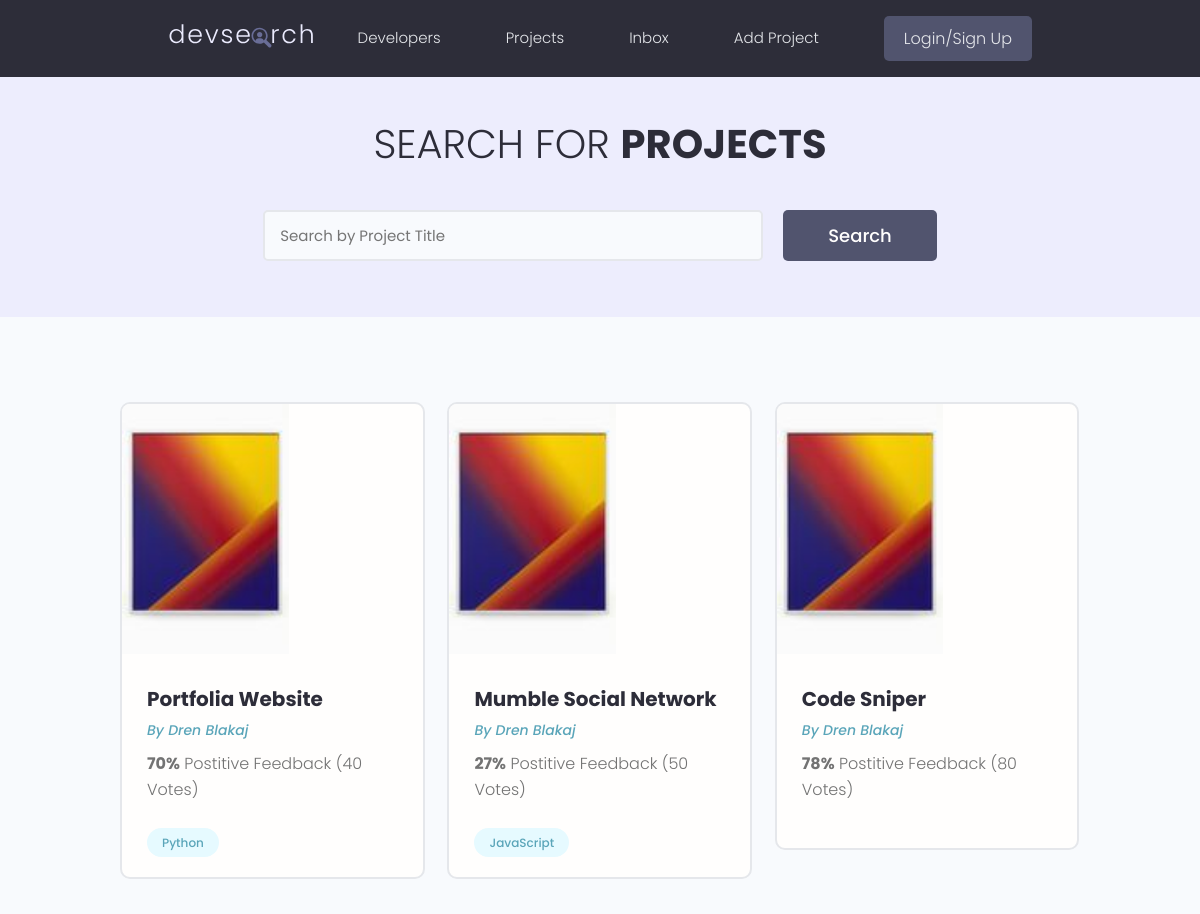
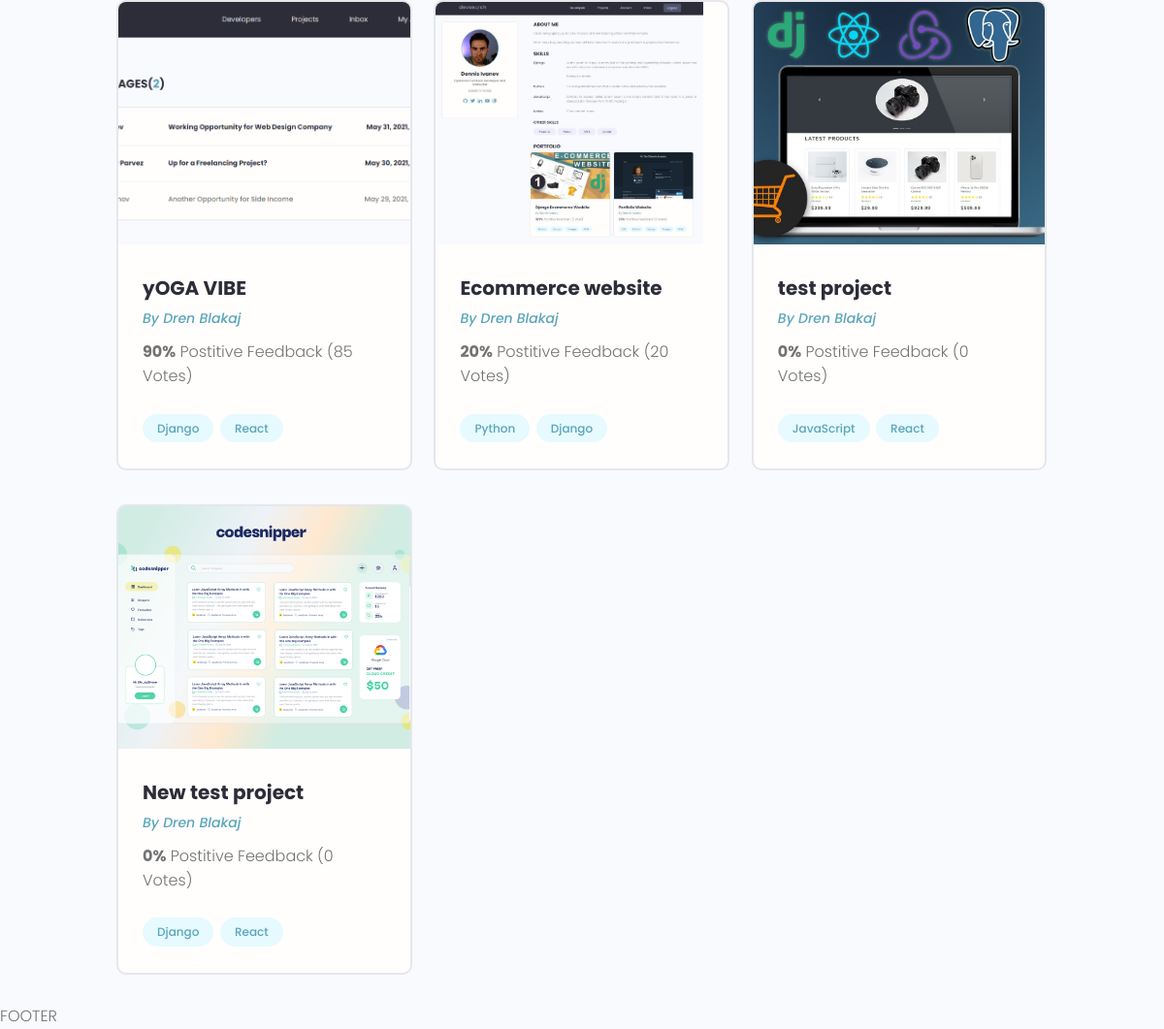
The app's page /, older data (2 pictures, top to bottom).
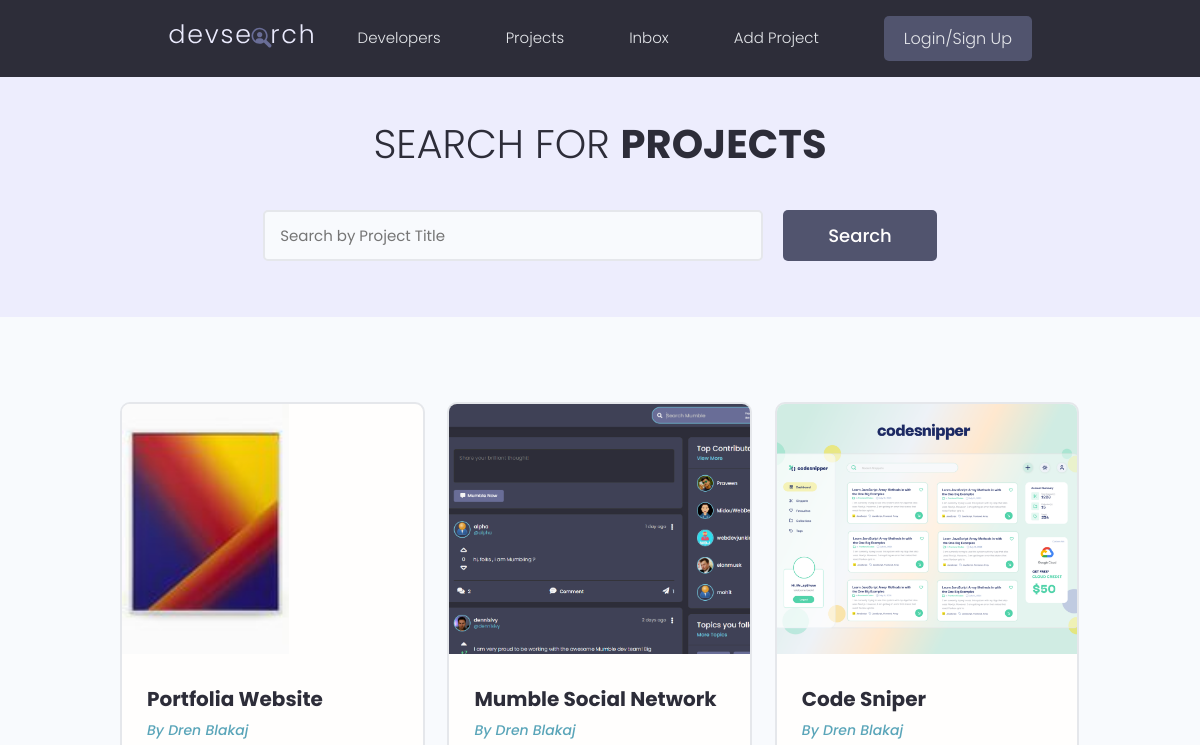
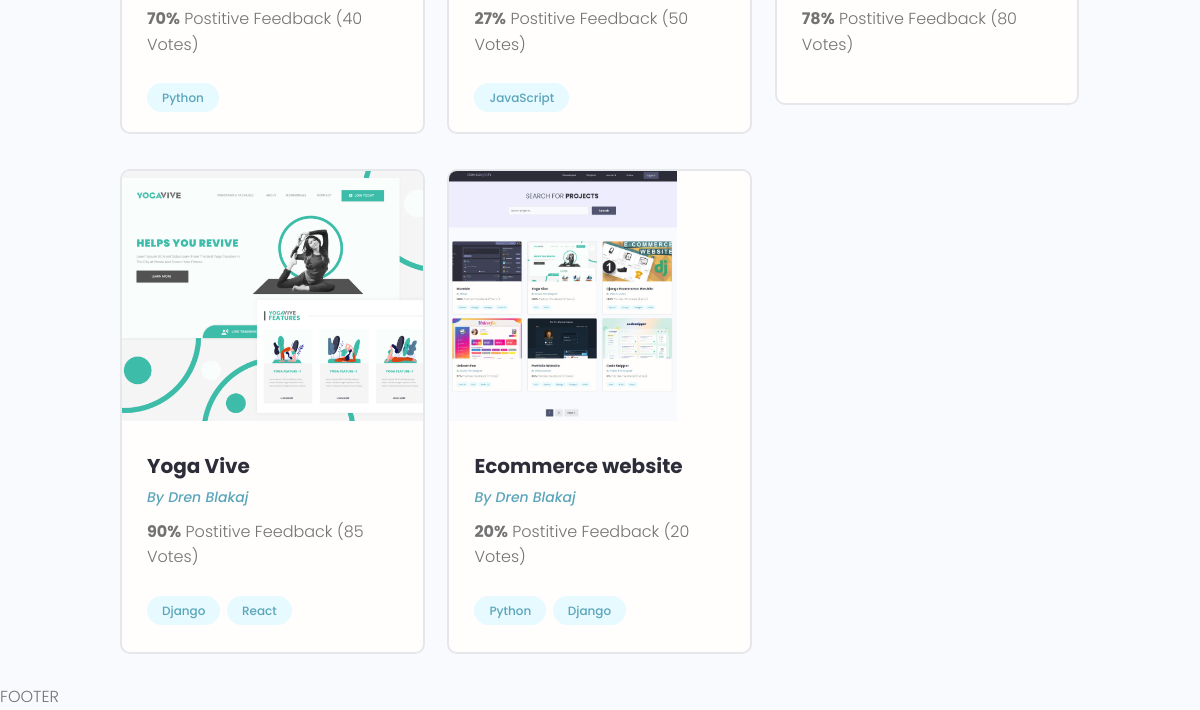
The same page, newer data (2 pictures, top to bottom).
### projects/models.py (models this page shows, shortened)
class Project(models.Model):
    title=models.CharField(max_length=200)
    description=models.TextField(null=True, blank=True)
    featured_image=models.ImageField(null=True, blank=True, default="default.jpg")
    demo_link=models.CharField(max_length=2000, null=True, blank=True)
    source_link=models.CharField(max_length=2000, null=True, blank=True)
    tags=models.ManyToManyField('Tag', blank=True)
    vote_total=models.IntegerField(default=0, null=True, blank=True)
    vote_ratio=models.IntegerField(default=0, null=True, blank=True)
    created=models.DateTimeField(auto_now_add=True)
    id=models.UUIDField(default=uuid.uuid4, unique=True, primary_key=True, editable=False)

class Tag(models.Model):
    name=models.CharField(max_length=500)
    created = models.DateTimeField(auto_now_add=True)
    id = models.UUIDField(default=uuid.uuid4, unique=True, primary_key=True, editable=False)
    def __str__(self):
        return  self.name

### projects/views.py (the view)
# urls.py: path('', include('projects.urls'))
def projects(request):
    projects=Project.objects.all()
    context={'projects':projects}
    return render(request, 'projects/projects.html',context)

### projects/templates/projects/projects.html (shortened to what this page needs)
{% extends 'main.html' %}
{% block content %}
  <main class="projects">
    <section class="hero-section text-center">
      <div class="container container--narrow">
        <div class="hero-section__box">
          <h2>Search for <span>Projects</span></h2>
        </div>
        <div class="hero-section__search">
          <form class="form" action="#" method="get">
            <div class="form__field">
              <input class="input input--text" id="formInput#search" type="text" name="text"
                placeholder="Search by Project Title" />
            </div>
            <input class="btn btn--sub btn--lg" type="submit" value="Search" />
          </form>
        </div>
      </div>
    </section>
    <section class="projectsList">
      <div class="container">
        <div class="grid grid--three">
            {% for project in projects %}
          <div class="column">
            <div class="card project">
              <a href="{% url 'project' project.id %}" class="project">
                <img class="project__thumbnail" src="{{ project.featured_image.url }}" alt="project thumbnail" />
                <div class="card__body">
                  <h3 class="project__title">{{ project.title }}</h3>
                  <p><a class="project__author" href="{% url 'project' project.id %}">By Dren Blakaj</a></p>
                  <p class="project--rating">
                    <span style="font-weight: bold;">{{ project.vote_ratio }}%</span> Postitive
                    Feedback ({{ project.vote_total }} Vote{{ project.vote_total|pluralize:"s" }})
                  </p>
                  <div class="project__tags">
                      {% for tag in project.tags.all %}
                    <span class="tag tag--pill tag--main">
                      <small>{{ tag }}</small>
                    </span>
                          {% endfor %}
                  </div>
                </div>
              </a>
            </div>
          </div>
            {% endfor %}
        </div>
      </div>
    </section>
  </main>
{% endblock content %}

### templates/main.html (shortened to what this page needs)
<!DOCTYPE html>
{% load static %}
<html lang="en">
<head>
  <link rel="stylesheet" href="https://cdn.iconmonstr.com/1.3.0/css/iconmonstr-iconic-font.min.css" />
  <link rel="stylesheet" href="{% static 'uikit/styles/uikit.css' %}" />
  <link rel="stylesheet" href="{% static 'styles/app.css' %}" />
</head>
<body>
{% include 'navbar.html' %}
{% block content %}
{% endblock content %}
<p>FOOTER</p>
</body>
</html>

### templates/navbar.html (shortened to what this page needs)
{% load static %}
  <header class="header">
    <div class="container container--narrow">
      <a href="{% url 'projects' %}" class="header__logo">
        <img src="{% static 'images/logo.svg' %}" alt="DevSearch Logo" />
      </a>
      <nav class="header__nav">
        <ul class="header__menu">
          <li class="header__menuItem"><a href="">Developers</a></li>
          <li class="header__menuItem"><a href="{% url 'projects' %}">Projects</a></li>
          <li class="header__menuItem"><a href="">Inbox</a></li>
          <li class="header__menuItem"><a href="{% url 'create-project' %}">Add Project</a></li>
            <li class="header__menuItem"><a href="" class="btn btn--sub">Login/Sign Up</a></li>
        </ul>
      </nav>
    </div>
  </header>

### static/styles/app.css (style rules this page uses)
:root { --color-sub: #2d2d39; }
.btn--sub { background-color: var(--color-sub-light); }
.card { border: 2px solid var(--color-light); }
img { width: 100%; }
.header { position: sticky; z-index: 111; background-color: var(--color-sub); padding: 1.5rem 0; }
.header > .container { display: flex; justify-content: space-between; align-items: center; }
.header__logo > img { height: 3.8rem; }
.header__nav > ul { display: inline-flex; align-items: center; list-style: none; gap: 6.5rem; }
.header__menuItem > a { color: var(--color-light); font-weight: 300; }
.hero-section { height: 40vh; display: flex; align-items: center; background-color: var(--color-sub); }
.hero-section__box { margin-bottom: 4rem; }
.hero-section__box > h2, .hero-section__box > h2 > span { font-size: 4rem; color: var(--color-light); line-height: 1.3; text-transform: uppercase; }
.hero-section__box > h2 { font-weight: 300; }
.hero-section__box > h2 > span { font-weight: 700; }
.hero-section__search > .form { display: flex; align-items: center; justify-content: center; gap: 2rem; }
.hero-section__search > .form input.input--text { width: 50rem; }
.project__author { font-size: 1.4rem; font-style: italic; }
.project--rating { margin-bottom: 1.6em; margin-top: .5em; }
.projects > .hero-section { background: var(--color-sub-lighter); height: 30vh; }
.projects .hero-section__box { margin-bottom: 2.5rem; }
.projects .hero-section__box > h2 { color: var(--color-sub); }
.projects .hero-section__box > h2 > span { font-weight: 700; color: var(--color-sub); }
.projectsList { margin-top: 8rem; }
.project__thumbnail { height: 25rem; object-fit: cover; object-position: top center; }
.project__title { font-size: 2rem; font-weight: 700; color: var(--color-sub); }

### static/uikit/styles/modules/_variables.css (style rules this page uses)
:root { --color-main: #5aa5b9; --color-main-light: #e6faff; --color-sub: #3f4156; --color-sub-light: #51546e; --color-sub-lighter: #ededfd; --color-text: #737373; --color-gray: #8b8b8b; --color-light: #e5e7eb; --color-light-gray: #767676; --color-bg: #f8fafd; --color-white: #fffefd; --color-white-light: #f3f3f3; --color-success: #359e64; --color-success-bg: #def8e8; --color-error: #fc4b0b; --color-error-bg: #fff2ee; --font-base: 'Poppins', arial, helvetica, 'Segoe UI', roboto, ubuntu, sans-serif; --font-monospace: 'Fira Code', 'Courier New', courier, monospace; --font-regular: 300; --font-medium: 500; --font-bold: 700; --generic-shadow: 1px 1px 5px #00000010; --generic-transition: all 0.3s ease-in-out; }

### static/uikit/styles/modules/_base.css (style rules this page uses)
* { margin: 0; padding: 0; box-sizing: border-box; text-rendering: optimizeLegibility; color: inherit; font-size: inherit; }
html { font-size: 50%; }
@media only screen and (min-width: 480px) { html { font-size: 56.25%; } }
@media only screen and (min-width: 1200px) { html { font-size: 62.5%; } }
body { line-height: 1.6; font-weight: 400; font-size: 1.5rem; color: var(--color-text); background-color: var(--color-bg); min-height: 100vh; }

### static/uikit/styles/modules/_typography.css (style rules this page uses)
* { font-family: var(--font-base); }
h2 { font-size: 3.6rem; font-weight: var(--font-bold); }
h3 { font-size: 3.2rem; font-weight: var(--font-medium); }
p, span, strong { font-size: 1.6rem; color: var(--color-text); font-weight: var(--font-regular); }
a { padding-bottom: 2px; text-decoration: none; display: inline-block; color: var(--color-main); font-weight: var(--font-medium); }

### static/uikit/styles/modules/_utilities.css (style rules this page uses)
.container { width: 92%; max-width: 165rem; margin: 0 auto; box-sizing: border-box; }
.container--narrow { width: 92%; max-width: 120rem; }
@media screen and (min-width: 1000px) { .container { width: 90%; } }
@media screen and (min-width: 1000px) { .container--narrow { width: 85%; } }
@media screen and (min-width: 1200px) { .container { width: 80%; } }
@media screen and (min-width: 1200px) { .container--narrow { width: 72%; } }
.text-center { text-align: center; }

### static/uikit/styles/modules/_button.css (style rules this page uses)
.btn { display: inline-block; position: relative; cursor: pointer; background-color: var(--color-light); font-weight: var(--font-medium); color: var(--color-sub); text-decoration: none; padding: 1rem 2rem; border-radius: 0.5rem; border: none; width: -webkit-fit-content; width: -moz-fit-content; width: fit-content; height: -webkit-fit-content; height: -moz-fit-content; height: fit-content; font-size: 1.6rem; outline-width: 0; outline-color: transparent; -webkit-backface-visibility: hidden; backface-visibility: hidden; transition: all 0.3s ease-in-out; }
.btn--sub { background-color: var(--color-sub); color: var(--color-white); }
.btn--lg { font-size: 1.8rem; padding: 1.2rem 4.5rem; }

Row changes from the older to the newer data that the page shows:
removed Project: featured_image (picture), title "test project", vote_ratio "0", vote_total "0", Tag (name "JavaScript"), Tag (name "React")
removed Project: featured_image (picture), title "New test project", vote_ratio "0", vote_total "0", Tag (name "Django"), Tag (name "React")
changed Project "Mumble Social Network": featured_image: picture added in place of a placeholder
changed Project "Code Sniper": featured_image: picture added in place of a placeholder
changed Project: featured_image: a different picture; title "yOGA VIBE" → "Yoga Vive"
changed Project "Ecommerce website": featured_image: a different picture
